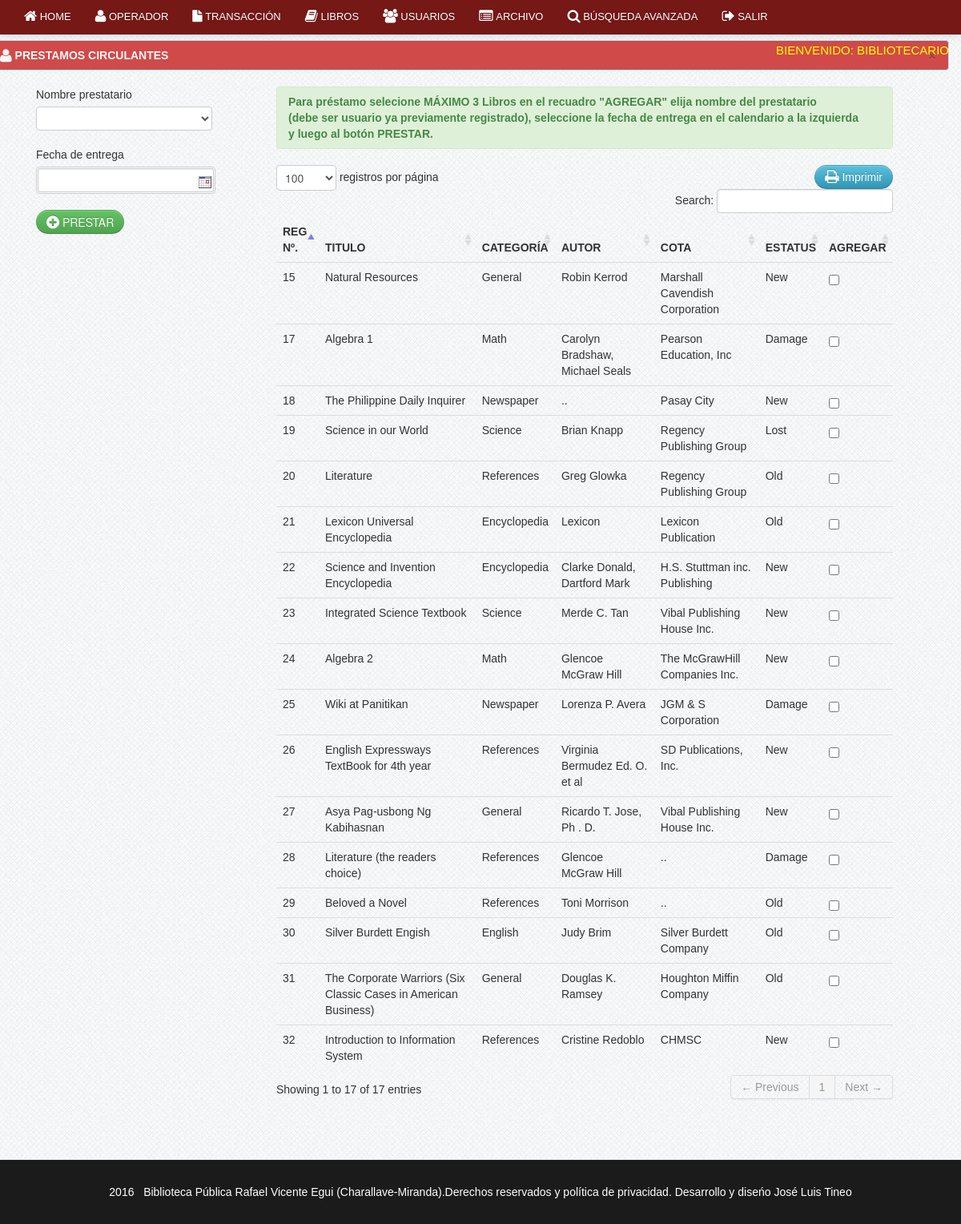
The page /librarian/borrow.php (signed in) on the database its author committed.
### tables this page shows
CREATE TABLE IF NOT EXISTS `book` (
  `book_id` int(11) NOT NULL AUTO_INCREMENT,
  `book_title` varchar(100) NOT NULL,
  `category_id` int(50) NOT NULL,
  `author` varchar(50) NOT NULL,
  `book_copies` int(11) NOT NULL,
  `book_pub` varchar(100) NOT NULL,
  `publisher_name` varchar(100) NOT NULL,
  `isbn` varchar(50) NOT NULL,
  `copyright_year` int(11) NOT NULL,
  `date_receive` varchar(20) NOT NULL,
  `date_added` datetime NOT NULL,
  `status` varchar(30) NOT NULL,
  PRIMARY KEY (`book_id`)
);

CREATE TABLE IF NOT EXISTS `category` (
  `category_id` int(11) NOT NULL AUTO_INCREMENT,
  `classname` varchar(50) DEFAULT NULL,
  PRIMARY KEY (`category_id`),
  UNIQUE KEY `category_id` (`category_id`),
  KEY `classid` (`category_id`)
);

### librarian/borrow.php (the view, shortened to what this page needs)
<?php include('header.php'); ?>
<?php include('navbar_borrow.php'); ?>
    <div class="container">
		<div class="margin-top">
			<div class="row">
				<div class="alert alert-info">
                                    <button type="button" class="close" data-dismiss="alert">&times;</button>
                                    <strong><i class="icon-user icon-large"></i>&nbsp;PRESTAMOS CIRCULANTES</strong>
                                </div>
		<div class="span12">
		<form method="post" action="borrow_save.php">
<div class="span3">
											<div class="control-group">
				<label class="control-label" for="inputEmail">Nombre prestatario</label>
				<div class="controls">
				<select name="member_id" class="chzn-select"required/>
				<option></option>
				<?php $result =  mysql_query("select * from member")or die(mysql_error());
				while ($row=mysql_fetch_array($result)){ ?>
				<option value="<?php echo $row['member_id']; ?>"><?php echo $row['firstname']." ".$row['lastname']; ?></option>
				<?php } ?>
				</div>
			</div>
				<div class="control-group">
					<label class="control-label" for="inputEmail">Fecha de entrega</label>
					<div class="controls">
					<input type="text"  class="w8em format-d-m-y highlight-days-67 range-low-today" name="due_date" id="sd" maxlength="10" style="border: 3px double #CCCCCC;" required/>
					</div>
				</div>
				<div class="control-group">
					<div class="controls">
								<button name="delete_student" class="btn btn-success"><i class="icon-plus-sign icon-large"></i> PRESTAR</button>
					</div>
				</div>
				</div>
				<div class="span8">
						<div class="alert alert-success"><strong>Para préstamo selecione <b>MÁXIMO </b> 3 Libros en el recuadro "AGREGAR" elija nombre del prestatario <br> (debe ser usuario ya previamente registrado), seleccione la fecha de entrega en el calendario a la izquierda y luego al botón PRESTAR.</strong></div>
						<div class="pull-right">
								<a href="" onclick="window.print()" class="btn btn-info"><i class="icon-print icon-large"></i> Imprimir</a>
								</div>
                            <table cellpadding="0" cellspacing="0" border="0" class="table" id="example">
                                <thead>
                                    <tr>
                                        <th>Reg Nº.</th>
                                        <th>Titulo</th>
                                        <th>Categoría</th>
										<th>Autor</th>
										<th>Cota</th>
										<th>Estatus</th>
										<th>Agregar</th>
                                    </tr>
                                </thead>
                                <tbody>
                                  <?php  $user_query=mysql_query("select * from book where status != 'Archive' ")or die(mysql_error());
									while($row=mysql_fetch_array($user_query)){
									$id=$row['book_id'];
									$cat_id=$row['category_id'];
											$cat_query = mysql_query("select * from category where category_id = '$cat_id'")or die(mysql_error());
											$cat_row = mysql_fetch_array($cat_query);
									?>
									<tr class="del<?php echo $id ?>">
                                    <td><?php echo $row['book_id']; ?></td>
                                    <td><?php echo $row['book_title']; ?></td>
									<td><?php echo $cat_row ['classname']; ?> </td>
                                    <td><?php echo $row['author']; ?> </td>
									<td><?php echo $row['book_pub']; ?></td>
									<td width="20"><?php echo $row['status']; ?></td>
                                    <td width="20">
												<input id="" class="uniform_on" name="selector[]" type="checkbox" value="<?php echo $id; ?>" >
                                    </td>
                                    </tr>
									<?php  }  ?>
                                </tbody>
                            </table>
			    </form>
			</div>
			</div>
			</div>
		</div>
<?php include('../footer.php') ?>

### css/docs.css (style rules this page uses)
body { font-family:'TR Century Gothic',Helvetica,Arial,sans-serif !important; }
.btn { border-radius: 25px !important; }
.alert { text-shadow: none; }
th { text-transform:uppercase; }
.margin-top { margin-top:50px; }
body { background: url(../img/grid_noise.png); position: relative; }

### css/print.css (style rules this page uses)
th { text-align:left; }
td { text-align:left; border-top:1px solid; padding:2px; }
.btn { display:none; }
.alert { display:none; }
body { font-family:arial; font-size:13px; }

### rows shown on the page
book: book_id "15", book_title "Natural Resources", category.classname "General", author "Robin Kerrod", book_pub "Marshall Cavendish Corporation", status "New"
book: book_id "17", book_title "Algebra 1", category.classname "Math", author "Carolyn Bradshaw, Michael Seals", book_pub "Pearson Education, Inc", status "Damage"
book: book_id "18", book_title "The Philippine Daily Inquirer", category.classname "Newspaper", author "..", book_pub "Pasay City", status "New"
book: book_id "19", book_title "Science in our World", category.classname "Science", author "Brian Knapp", book_pub "Regency Publishing Group", status "Lost"
book: book_id "20", book_title "Literature", category.classname "References", author "Greg Glowka", book_pub "Regency Publishing Group", status "Old"
book: book_id "21", book_title "Lexicon Universal Encyclopedia", category.classname "Encyclopedia", author "Lexicon", book_pub "Lexicon Publication", status "Old"
book: book_id "22", book_title "Science and Invention Encyclopedia", category.classname "Encyclopedia", author "Clarke Donald, Dartford Mark", book_pub "H.S. Stuttman inc. Publishing", status "New"
book: book_id "23", book_title "Integrated Science Textbook", category.classname "Science", author "Merde C. Tan", book_pub "Vibal Publishing House Inc.", status "New"
book: book_id "24", book_title "Algebra 2", category.classname "Math", author "Glencoe McGraw Hill", book_pub "The McGrawHill Companies Inc.", status "New"
book: book_id "25", book_title "Wiki at Panitikan", category.classname "Newspaper", author "Lorenza P. Avera", book_pub "JGM & S Corporation", status "Damage"
book: book_id "26", book_title "English Expressways TextBook for 4th year", category.classname "References", author "Virginia Bermudez Ed. O. et al", book_pub "SD Publications, Inc.", status "New"
book: book_id "27", book_title "Asya Pag-usbong Ng Kabihasnan", category.classname "General", author "Ricardo T. Jose, Ph . D.", book_pub "Vibal Publishing House Inc.", status "New"
book: book_id "28", book_title "Literature (the readers choice)", category.classname "References", author "Glencoe McGraw Hill", book_pub "..", status "Damage"
book: book_id "29", book_title "Beloved a Novel", category.classname "References", author "Toni Morrison", book_pub "..", status "Old"
book: book_id "30", book_title "Silver Burdett Engish", category.classname "English", author "Judy Brim", book_pub "Silver Burdett Company", status "Old"
book: book_id "31", book_title "The Corporate Warriors (Six Classic Cases in American Business)", category.classname "General", author "Douglas K. Ramsey", book_pub "Houghton Miffin Company", status "Old"
book: book_id "32", book_title "Introduction to Information System", category.classname "References", author "Cristine Redoblo", book_pub "CHMSC", status "New"

### other values the page prints
date ('Y') "2016"
